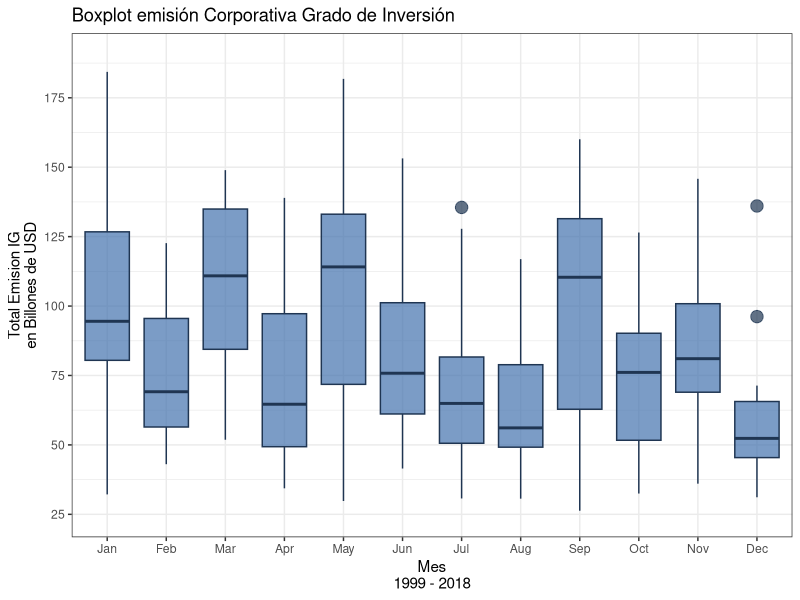

Generate this figure with R:
#load necessary libraries
library(readxl)
library(dplyr)
library(lubridate)
library(ggplot2)
#Get Data
ig_issuance <- read_excel("ig_issuance.xlsx")
#Changing variables to have a tidy format
ig_issuance_tidy <- ig_issuance %>%
  #Date as.date format adding 2 days in order to use ceiling
  mutate(Date = parse_date_time(Date, "ym") + days(2)) %>%
  #New date variable in month end format
  mutate(date = ceiling_date(Date, unit = "months") - days(1)) %>% 
  mutate(year = year(date), month = month(date, label = T, abbr = T)) %>%
  #Volume in USD Billions
  mutate(volume_u = ig_issuance$`Total Volume`/1000000000) %>%
  mutate(volume = round(volume_u,2)) %>% 
  #Rename Total Deals
  mutate(deals = ig_issuance$`Total Deals`)
#Select the tidy variables
ig <- ig_issuance_tidy %>% 
  select(date, year, month, volume, deals)

#Plot 1 Box plot 1999-2018
fill <- "#4271AE"
line <- "#1F3552"
ggplot(ig, aes(x = month, y = volume)) +
  geom_boxplot(fill = fill, colour = line, alpha = 0.7, 
               outlier.colour = "#1F3552", outlier.shape = 20,
               outlier.size = 6) + 
  scale_x_discrete(name = "Mes\n1999 - 2018") +
  scale_y_continuous(name = "Total Emision IG\nen Billones de USD",
                     breaks = seq(0,190,25),
                     limits = c(25,190)) +
  ggtitle("Boxplot emisión Corporativa Grado de Inversión") +
  theme_bw()
  

